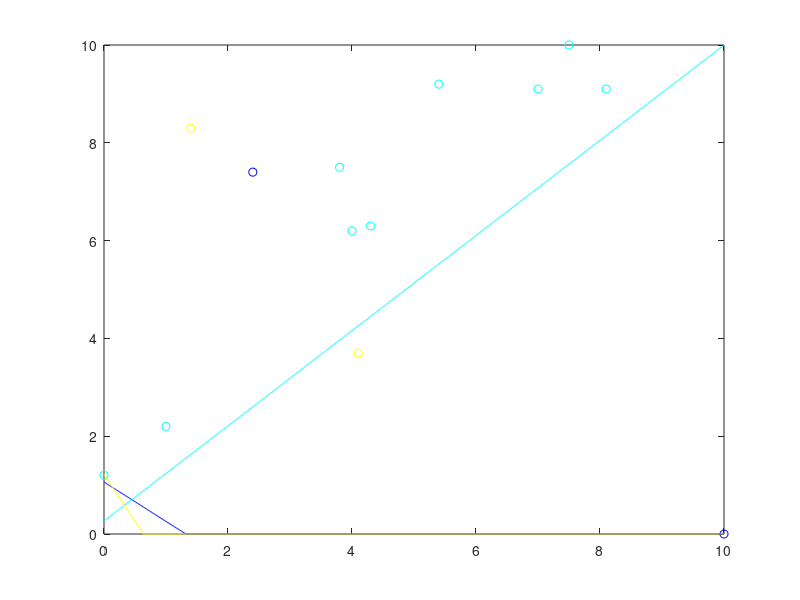

Reproduce this figure in MATLAB.
x0 = 0.000000:.01:10.000000;
c0 = [2.400000 7.400000 ;
10.000000 0.000000 ;
];
y_c0 =  - 0.627593 / 0.778542 * x0  + 0.827924 / 0.778542;
c1 = [4.000000 6.200000 ;
7.000000 9.100000 ;
7.500000 10.000000 ;
3.800000 7.500000 ;
5.400000 9.200000 ;
1.000000 2.200000 ;
4.300000 6.300000 ;
8.100000 9.100000 ;
0.000000 1.200000 ;
];
y_c1 =  - -0.697383 / 0.716699 * x0  + 0.19041 / 0.716699;
c2 = [1.400000 8.300000 ;
4.100000 3.700000 ;
];
y_c2 =  - 0.885913 / 0.463852 * x0  + 0.564683 / 0.463852;
colors = jet(3);
if (size(c0) >0) plot (c0(:,1), c0(:,2),'o', 'color', colors(1,:)); end
hold on;
if (size(c1) >0) plot (c1(:,1), c1(:,2),'o', 'color', colors(2,:)); end
hold on;
if (size(c2) >0) plot (c2(:,1), c2(:,2),'o', 'color', colors(3,:)); end
hold on;
for i = 1 : size(y_c0, 2) 
 if y_c0(i) > 10.000000 
 y_c0(i) = 10.000000; 
 end 
 if y_c0(i) < 0.000000 
 y_c0(i) = 0.000000; 
 end 
 end
for i = 1 : size(y_c1, 2) 
 if y_c1(i) > 10.000000 
 y_c1(i) = 10.000000; 
 end 
 if y_c1(i) < 0.000000 
 y_c1(i) = 0.000000; 
 end 
 end
for i = 1 : size(y_c2, 2) 
 if y_c2(i) > 10.000000 
 y_c2(i) = 10.000000; 
 end 
 if y_c2(i) < 0.000000 
 y_c2(i) = 0.000000; 
 end 
 end
plot(x0, y_c0, 'color', colors(1,:));
hold on;
plot(x0, y_c1, 'color', colors(2,:));
hold on;
plot(x0, y_c2, 'color', colors(3,:));
hold on;
